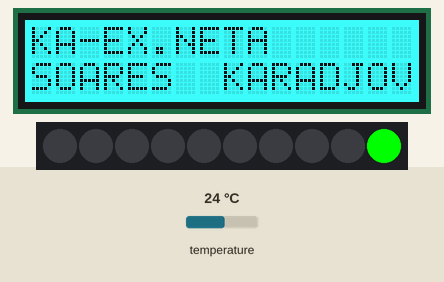
Recording of a sketch running on a simulated Arduino Uno, built with avr-gcc and run on an emulated ATmega328P. Parts: 16×2 character LCD, 10 RGB LEDs in strip order, left to right. Wiring (inferred from the names in the program): BMP180 pressure sensor at I2C address 0x77. The test bench sets the inputs (shaded band); at power-on: temperature 24 °C. WiFi joins after 1.5 s; servers stay silent unless stated; the local clock reads 2024-03-15 10:24:30 at power-on unless the sketch sets it; what the sketch prints to the serial monitor is not drawn.

Above: at 1.6 s.
At 5.8 s:
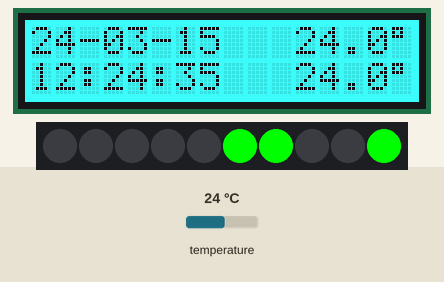
5.9 s: temperature set to 12 °C
At 7.4 s:
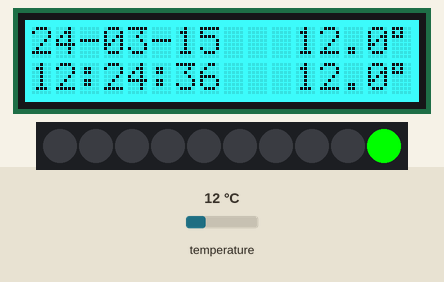
8.2 s: temperature set to 19 °C
At 9.4 s:
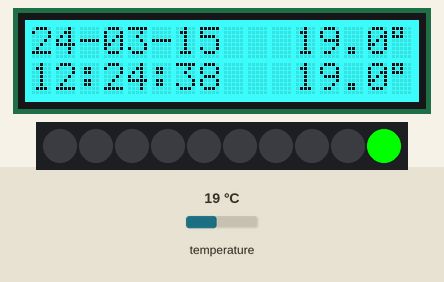
10.2 s: temperature set to 28 °C
At 16.6 s:
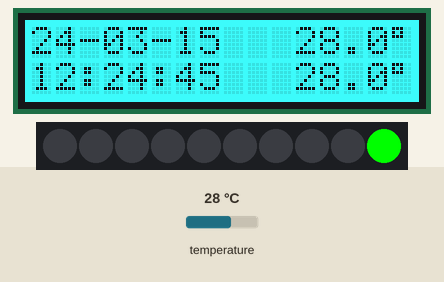
Timing chart, 0 to 18.1 s (numbered marks = the images above; inputs shaded):
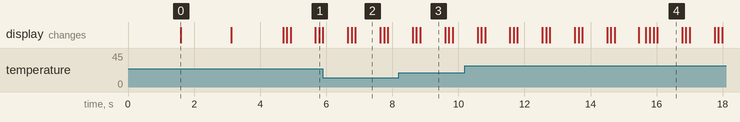

The sketch:

za_men.ino
```cpp
#include <SPI.h>
#include <Ethernet.h>
#include <EthernetUdp.h>
#include <Wire.h>
#include <rgb_lcd.h>
#include <Adafruit_MCP9808.h>
#include <RTClib.h>
#include <Grove_LED_Bar.h>

//ETH
byte mac[] = { 0x90, 0xA2, 0xDA, 0x0F, 0x9F, 0x08 };

//DEVICE
String mac_addr = "90:A2:DA:0F:9F:08";//4
String ID = "AR_0006_2015_1.0"; //ID

//RTC
RTC_DS1307 RTC;
unsigned int localPort = 8888; //Local port to listen for UDP Packets
IPAddress timeServer(128,138,141,172);//NTP Server IP (time.nist.gov)
const int NTP_PACKET_SIZE = 48;  //NTP Time stamp is in the firth 48 bytes of the message
byte packetBuffer[ NTP_PACKET_SIZE];  //Buffer to hold incomming and outgoing packets
EthernetUDP Udp;  //UDP Instance to let us send and recieve packets
unsigned long epoch; //Unix Epoch time (NTP or RTC depending on state)

//MCP
Adafruit_MCP9808 tempsensor1 = Adafruit_MCP9808();

//LCD
rgb_lcd lcd;
const int colorR = 0;
const int colorG = 255;
const int colorB = 255;

//BMP180
#define ADDRESS_SENSOR 0x77
int16_t  ac1, ac2, ac3, b1, b2, mb, mc, md;
uint16_t ac4, ac5, ac6;
float T;
uint8_t osd;
const uint8_t oss = 3;

//TEST
char server[] = "ka-ex.net";
String dataLocation = "/ip1.php HTTP/1.1";

EthernetClient client;
String currentLine = "";            // string for incoming serial data
String currRates = "";
boolean readingRates = false;       // is reading?
const int requestInterval = 10000; // milliseconds delay between requests

boolean requested;                  // whether you've made a request since connecting
long lastAttemptTime = 0;           // last time you connected to the server, in milliseconds

//CLIENT
EthernetClient clientx;
EthernetClient clienti;
char cserver[] = "eesystems.net";

//LED
Grove_LED_Bar bar(9,8,0);

//CHAR
byte heart[8] = {
  0b00000,
  0b01010,
  0b11111,
  0b11111,
  0b11111,
  0b01110,
  0b00100,
  0b00000
};

byte A[8] = {
  0b01110,
  0b10001,
  0b10001,
  0b11111,
  0b10001,
  0b10001,
  0b10001,
  0b00000
};


//SETUP
void setup() {
  Wire.begin();// Activate I2C
  //display
  lcd.begin(16,2);
  lcd.createChar(0,A);
  lcd.setRGB(colorR,colorG,colorB);
  lcd.setCursor(0,0);
  lcd.print("KA-EX.NET");
  lcd.write((unsigned char)0);
  lcd.setCursor(0,1);
  lcd.print("SOARES  KARADJOV");
  //Ethernet
  if (Ethernet.begin(mac) == 0) {
    Serial.println("Failed to configure Ethernet using DHCP");
    bar.setLed(1,1);
  }
  //LED
  bar.setLed(10,1);
  //SERIAL
  Serial.begin(9600); //Start the serial interface
  Serial.print("Server IP: ");
  Serial.println(Ethernet.localIP());
  //RTC
  RTC.begin();  //Start the RTC
  delay(500);
  //check to see if the RTC is already configured
  //if(!RTC.isrunning()) {
    //Serial.println("RTC Not Configured");
    /*
    if(Ethernet.begin(mac) == 0) {
      Serial.println("Fatal Error: Unable to obtain DHCP address");
      for(;;)  //do nothing forever!
        ;      //TODO Change this to retry a few times
    }
    */
    Udp.begin(localPort);
    //get the NTP timestamp
    epoch = getNTP();
    //set the RTC
    RTC.adjust(epoch);
    //display what we did!
    Serial.println("RTC Configured:");
    bar.setLed(9,1);
    //show Unix Epoch
    Serial.print("Unix Epoch: ");
    Serial.println(epoch);
    //show UTC
    //Serial.print("UTC: ");
    //showUTC(epoch);
    delay(100);
  //} else {
    //Serial.println("RTC Already Configured");
  //}
  //MCP
  if(!tempsensor1.begin()) {
    Serial.println("Couldn't find MCP9808!");
    bar.setLed(2,1);
    while(1);
  }
  //BMP
  osd = 26;
  init_SENSOR();
  delay(1400);
  lcd.clear();
  bar.setLed(9,0);
}

//LOOP
void loop() {
  //RTC
  DateTime now = RTC.now();

  int Y = now.year();
  int M = now.month();
  int D = now.day();

  Serial.print(Y);
  Serial.print('-');
  if (M < 10) { Serial.print("0"); }
  Serial.print(M);
  Serial.print('-');
  if (D < 10) { Serial.print("0"); }
  Serial.print(D);
  //Display time
  lcd.setCursor(0,0);
  lcd.print(Y-2000);
  lcd.setCursor(2,0);
  lcd.print("-");
  if (M < 10) {
    lcd.setCursor(3,0);
    lcd.print("0");
    lcd.setCursor(4,0);
    lcd.print(M);
    lcd.setCursor(5,0);
    lcd.print("-");
  } else {
    lcd.setCursor(3,0);
    lcd.print(M);
    lcd.setCursor(4,0);
    lcd.print("-");
  }
  if (D < 10) {
    lcd.setCursor(6,0);
    lcd.print("0");
    lcd.setCursor(7,0);
    lcd.print(D);
  } else {
    lcd.setCursor(6,0);
    lcd.print(D);
  }
  lcd.setCursor(8,0);
  lcd.print(" ");
  Serial.print(" - ");
  showUTC(now.unixtime());
  bar.setLed(6,1);
  //MCP
  float c1 = tempsensor1.readTempC();
  bar.setLed(8,1);
  delay(100);
  bar.setLed(8,0);
  //Serial.print("Temperature 1: ");
  //Serial.print(c1,1);
  //Serial.println(" C");
  //display
  lcd.setCursor(11,0);
  lcd.print(c1,1);
  lcd.setCursor(15,0);
  lcd.print((char)223);
  //BMP180
  int32_t b5;
  b5 = temperature();
  bar.setLed(7,1);
  delay(100);
  bar.setLed(7,0);
  //Serial.print("Temperature 2: ");
  //Serial.print(T,1);
  //Serial.println(" C");
  lcd.setCursor(11,1);
  lcd.print(T,1);
  lcd.setCursor(15,1);
  lcd.print((char)223);
  bar.setLed(6,0);
  //TEST
  if (client.connected()) {
    //Serial.println("Connected!#1");
    bar.setLed(6,1);
    if (client.available()) {
      // read incoming bytes:
      char inChar = client.read();
      // add incoming byte to end of line:
      currentLine += inChar;
      Serial.println(currentLine);
      // if you get a newline, clear the line:
      if (inChar == '\n') {
        currentLine = "";
      }
      if (currentLine.endsWith("<ip>")) {
        readingRates = true;
        //Serial.println("Reading:");
      } else if (readingRates) {
        if (!currentLine.endsWith("</ip>")) { //'>' is our ending character
          currRates += inChar;
        } else {
          readingRates = false;
          String ip = currRates.substring(0, currRates.length()-4);
          Serial.println("SEND IP:");
          Serial.println(ip);
          //Split justRates
          //int firstSpaceIndex = justRates.indexOf(" ");
          //int secondSpaceIndex = justRates.indexOf(" ", firstSpaceIndex+1);
          //String firstVal = justRates.substring(0, firstSpaceIndex);
          //String secondVal = justRates.substring(firstSpaceIndex+1, secondSpaceIndex);
          //String thirdVal = justRates.substring(secondSpaceIndex);
          //Send to server
          if (clienti.connect(cserver, 80)) {
            Serial.println("-> Connected IP");
            //Make a HTTP request:
            clienti.print("GET /kas/arduino_up_ip.php");
            //start vars
            clienti.print("?in=");
            clienti.print("1");
            clienti.print("&ip=");
            clienti.print(Ethernet.localIP());
            clienti.print("&mac=");
            clienti.print(mac_addr);
            //end vars
            clienti.println(" HTTP/1.1");
            clienti.print("Host: ");
            clienti.println(cserver);
            clienti.println("Connection: close");
            clienti.println();
            clienti.stop();
            client.stop();
            Serial.println("-> SENT!");
            bar.setLed(5,1);
            bar.setLed(1,0);
          } else {
            Serial.println("-> Connection failed!");
            bar.setLed(5,0);
            bar.setLed(1,1);
          }
          delay(700);
          currRates = "";
          Serial.println("Disconnected");
        }
      }
    }
  } else {
    bar.setLed(6,0);
  }
  delay(700);
}

void init_SENSOR() {
  ac1 = read_2_bytes(0xAA);
  ac2 = read_2_bytes(0xAC);
  ac3 = read_2_bytes(0xAE);
  ac4 = read_2_bytes(0xB0);
  ac5 = read_2_bytes(0xB2);
  ac6 = read_2_bytes(0xB4);
   b1 = read_2_bytes(0xB6);
   b2 = read_2_bytes(0xB8);
   mb = read_2_bytes(0xBA);
   mc = read_2_bytes(0xBC);
   md = read_2_bytes(0xBE);
}

int32_t temperature() {
  int32_t x1, x2, b5, UT;
  Wire.beginTransmission(ADDRESS_SENSOR);
  Wire.write(0xf4);
  Wire.write(0x2e);
  Wire.endTransmission();
  delay(5);
  UT = read_2_bytes(0xf6);
  x1 = (UT - ac6) * ac5 >> 15;
  x2 = ((int32_t)mc << 11) / (x1 + md);
  b5 = x1 + x2;
  T  = (b5 + 8) >> 4;
  T = T / 10.0;
  return b5;
}

uint8_t read_1_byte(uint8_t code) {
  uint8_t value;
  Wire.beginTransmission(ADDRESS_SENSOR);
  Wire.write(code);
  Wire.endTransmission();
  Wire.requestFrom(ADDRESS_SENSOR,1);
  if(Wire.available() >= 1) { value = Wire.read(); }
  return value;
}

uint16_t read_2_bytes(uint8_t code) {
  uint16_t value;
  Wire.beginTransmission(ADDRESS_SENSOR);
  Wire.write(code);
  Wire.endTransmission();
  Wire.requestFrom(ADDRESS_SENSOR,2);
  if(Wire.available() >= 2) { value = (Wire.read() << 8) | Wire.read(); }
  return value;
}

void showUTC(unsigned long epoch) {
  //hour
  if (((epoch  % 86400L) / 3600) < 10) {
    Serial.print('0');
    Serial.print((epoch  % 86400L) / 3600);
    lcd.setCursor(0,1);
    lcd.print("0");
    lcd.setCursor(1,1);
    lcd.print((epoch  % 86400L) / 3600);
  } else {
    Serial.print((epoch  % 86400L) / 3600);
    lcd.setCursor(0,1);
    lcd.print((epoch  % 86400L) / 3600);
  }
  Serial.print(':');
  lcd.setCursor(2,1);
  lcd.print(":");
  //Minute
  if (((epoch % 3600) / 60) < 10) {
    Serial.print('0');
    Serial.print((epoch  % 3600) / 60);
    lcd.setCursor(3,1);
    lcd.print("0");
    lcd.setCursor(4,1);
    lcd.print((epoch  % 3600) / 60);
  } else {
    Serial.print((epoch  % 3600) / 60);
    lcd.setCursor(3,1);
    lcd.print((epoch  % 3600) / 60);
  }
  Serial.print(':');
  lcd.setCursor(5,1);
  lcd.print(":");
  //Secconds
  if ((epoch % 60) < 10) {
    Serial.print('0');
    Serial.println(epoch %60);
    lcd.setCursor(6,1);
    lcd.print("0");
    lcd.setCursor(7,1);
    lcd.print(epoch %60);
  } else {
    Serial.println(epoch %60);
    lcd.setCursor(6,1);
    lcd.print(epoch %60);
  }
  if ((((epoch  % 86400L) / 3600) == 0) && (((epoch % 3600) / 60) == 0) && ((epoch % 60) < 1)) {
    Udp.begin(localPort);
    epoch = getNTP();
    RTC.adjust(epoch);
    Serial.println("RTC Configured:");
    Serial.print("Unix Epoch: ");
    Serial.println(epoch);
    Serial.print("UTC: ");
    showUTC(epoch);
  }
  if ((((epoch % 3600) / 60) == 1) && ((epoch % 60) < 1)) {
    Serial.println("Connecting to server...");
    if (client.connect(server, 80)) {
      Serial.println("HTTP requesting...");
      client.println("GET " + dataLocation);
      client.println("Host: ka-ex.net");
      client.println();
    }
  }
  if (((epoch % 60) == 00) || ((epoch % 60) == 15) || ((epoch % 60) == 30) || ((epoch % 60) == 45)) {
    if (clientx.connect(cserver, 80)) {
      Serial.println("-> Connected TEMP");
      //Make a HTTP request:
      clientx.print("GET /kas/arduino_in_tempx.php");
      //start vars
      clientx.print("?in=");
      clientx.print("1");
      clientx.print("&ip=");
      clientx.print(Ethernet.localIP());
      clientx.print("&mac=");
      clientx.print(mac_addr);
      //end vars
      clientx.println(" HTTP/1.1");
      clientx.print("Host: ");
      clientx.println(cserver);
      clientx.println("Connection: close");
      clientx.println();
      clientx.stop();
      Serial.println("-> SENT!");
      bar.setLed(4,1);
      bar.setLed(1,0);
      delay(100);
      bar.setLed(4,0);
    } else {
      Serial.println("-> Connection failed!");
      bar.setLed(1,1);
    }
  }
}

unsigned long getNTP() {
  sendNTPpacket(timeServer);
  delay(999);
  if (Udp.parsePacket()) {
    Udp.read(packetBuffer,NTP_PACKET_SIZE);
    unsigned long highWord = word(packetBuffer[40], packetBuffer[41]);
    unsigned long lowWord = word(packetBuffer[42], packetBuffer[43]);
    unsigned long secsSince1900 = highWord << 16 | lowWord;
    Serial.print("Seconds since Jan 1 1900 = " );
    Serial.println(secsSince1900);
    Serial.print("Unix time = ");
    const unsigned long seventyYears = 2208988800UL;
    unsigned long epoch = secsSince1900 - seventyYears;
    //offset +2 hours
    epoch +=7200;
    return epoch;
    bar.setLed(3,1);
    bar.setLed(1,0);
  } else {
    bar.setLed(3,0);
    bar.setLed(1,1);
  }
}

void sendNTPpacket(IPAddress& address) {
  memset(packetBuffer, 0, NTP_PACKET_SIZE);
  packetBuffer[0] = 0b11100011;
  packetBuffer[1] = 0;
  packetBuffer[2] = 6;
  packetBuffer[3] = 0xEC;
  packetBuffer[12]  = 49;
  packetBuffer[13]  = 0x4E;
  packetBuffer[14]  = 49;
  packetBuffer[15]  = 52;
  Udp.beginPacket(address,123);
  Udp.write(packetBuffer,NTP_PACKET_SIZE);
  Udp.endPacket();
}
```

Measured:
- what the display in image 0 shows lasts 1.5 s, from 1.6 s to 3.1 s
- what the display in image 2 shows lasts 0.7 s, from 6.9 s to 7.6 s
